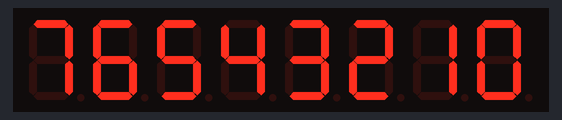
A program run on a simulated ATmega32, built with avr-gcc and emulated at 1 MHz. On the bench: 8-digit seven-segment display. Wiring (inferred from the names in the program): MAX7219 LED driver: CS PB4.

Above: at 0.1 s.
At 16.1 s:
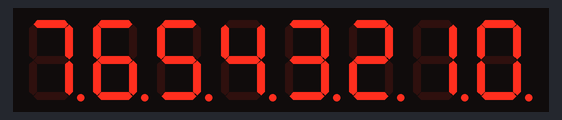
At 25.1 s:
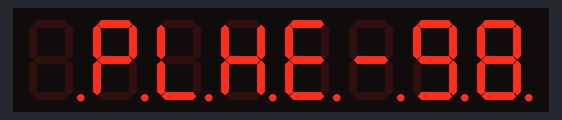
At 33.1 s:
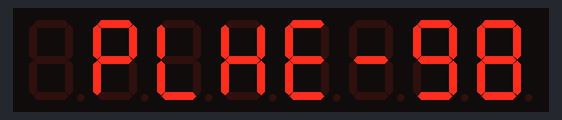

The program:

main.c
```c
/*
 * ATmega32_Driver.c
 *
 * Created: 26/06/2023 12:24:49
 * Author : Ahmed
 */
#define F_CPU 1000000UL

//#define  Master
#include <avr/io.h>
#include "UART.h"
#include "lcd.h"
#include "SPI.h"
#include "max2719.h"

void lab1(void);
void lab2(void);

int main(void){
	//lab1();
	lab2();
	return 0;
    /* Replace with your application code */

}

void lab1(void){
	uint8_t ch;
	SPI_config_t conf;
	conf.enable = SPI_Enable_on;
	DDRA = 0xff;

	#ifdef Master
	conf.master_slave_mode = SPI_Master;
	SPI_init(&conf);

	for (ch = 0 ; ch <= 255; ch++){
		_delay_ms(1000);
		PORTA = SPI_transfer_data(ch);
	}
	#else
	conf.master_slave_mode = SPI_Slave;
	SPI_init(&conf);
	while (1){
		for (ch = 255; ch > 0 ; ch--){
			PORTA = SPI_transfer_data(ch);
		}
	}

	#endif
}

void lab2(void){
	uint8_t counter = 0;
	SPI_config_t conf;
	conf.enable = SPI_Enable_on;
	conf.master_slave_mode = SPI_Master;
	SPI_init(&conf);
	MAX2719_init();

	while(1){
		for (uint8_t index_display = 1; index_display < 9; index_display++){
			MAX2719_display(index_display, counter++);
		}
		_delay_ms(1000);
	}
}
```

lcd.c
```c
/*
 * lcd.c
 *
 * Created: 03/02/2023 15:00:16
 *  Author: Ahmed
 */
#include "lcd.h"


void LCD_KICK(void){
	LCD_CTRL &= ~(1<<Enable_Switch);
	_delay_ms(50);
	LCD_CTRL |= (1<<Enable_Switch);
}

void LCD_INIT(void){
	_delay_ms(20);
	LCD_isBusy();

	DataDir_LCD_CTRL |= ((1<<Enable_Switch) | (1<<RS_Switch) | (1<<RW_Switch));
	LCD_CTRL &= ~((1<<Enable_Switch) | (1<<RS_Switch) | (1<<RW_Switch));

	DataDir_LCD_PORT = 0xff;

	_delay_ms(15);
	LCD_Clear_Screen();

	#ifdef EIGHT_BIT_MODE
	LCD_WRITE_COMMAND(LCD_FUNCTION_8BIT_2LINES);
	#endif


	#ifdef FOUR_BIT_MODE

	LCD_WRITE_COMMAND(0x02);
	LCD_WRITE_COMMAND(LCD_FUNCTION_4BIT_2LINES);
	#endif


	LCD_WRITE_COMMAND(LCD_ENTRY_MODE);
	LCD_WRITE_COMMAND(LCD_BEGIN_AT_FIRST_ROW);
	LCD_WRITE_COMMAND(LCD_DISP_ON_CURSOR_BLINK);
}

void LCD_Clear_Screen(void){
	LCD_WRITE_COMMAND(LCD_CLEAR_SCREEN);
}


void LCD_WRITE_COMMAND(unsigned char command){
	LCD_isBusy();

	#ifdef EIGHT_BIT_MODE
	LCD_PORT = command;
	LCD_CTRL &= ~((1<<RS_Switch) | (1<<RW_Switch));
	LCD_KICK();
	#endif

	#ifdef FOUR_BIT_MODE
	LCD_PORT = (LCD_PORT & 0x0f) | (command & 0xf0);
	LCD_CTRL &= ~((1<<RS_Switch) | (1<<RW_Switch));
	LCD_KICK();

	_delay_ms(100);
	LCD_PORT = (LCD_PORT & 0x0f) | (command << DATA_SHIFT);
	LCD_CTRL &= ~((1<<RS_Switch) | (1<<RW_Switch));
	LCD_KICK();

	#endif
}
void LCD_WRITE_CHAR(unsigned char  character){


	#ifdef EIGHT_BIT_MODE
	LCD_isBusy();
	LCD_CTRL |= (1<<RS_Switch);
	LCD_PORT = ((character) << DATA_SHIFT);
	LCD_CTRL |= (1<<RS_Switch);
	LCD_CTRL &= ~(1<<RW_Switch);
	LCD_KICK();
	#endif

	#ifdef FOUR_BIT_MODE
	LCD_PORT = (LCD_PORT & 0x0f) | (character & 0xf0);
	LCD_CTRL |= (1<<RS_Switch);
	LCD_CTRL &= ~(1<<RW_Switch);
	LCD_KICK();
	LCD_PORT = (LCD_PORT & 0x0f) | (character << DATA_SHIFT);
	LCD_CTRL |= (1<<RS_Switch);
	LCD_CTRL &= ~(1<<RW_Switch);
	LCD_KICK();
	#endif
}

void LCD_Goto_XY(unsigned char line, unsigned char position){

	if (line == 0){
		if ((position >= 0) && (position < 16)){
			LCD_WRITE_COMMAND(LCD_BEGIN_AT_FIRST_ROW + position);
		}
	}else if (line == 1){
		if ((position >= 0) && (position < 16)){
			LCD_WRITE_COMMAND(LCD_BEGIN_AT_SECOND_ROW + position);
		}
	}

}

void LCD_WRITE_STRING(char * string){
	static int count = 0;

	while(*string > 0){
		LCD_WRITE_CHAR(*string++);
		++count;
		if (count == 16){
			LCD_Goto_XY(1,0);
		}else if (count == 32){
			LCD_Clear_Screen();
			LCD_Goto_XY(0,0);
			count = 0;
		}
	}
}

void LCD_isBusy(void){
	//Set the port to receive data on the micro-controller (Data direction as input).
	DataDir_LCD_PORT &= ~(0xff<<DATA_SHIFT);

	LCD_CTRL |= (1 << RW_Switch);	//Read mode
	LCD_CTRL &= ~(1 << RS_Switch);
	LCD_KICK();

	DataDir_LCD_PORT  = 0xff;
	LCD_CTRL &= ~(1 << RW_Switch);

}
```

lcd.h
```c
/*
 * lcd.h
 *
 * Created: 03/02/2023 15:00:28
 *  Author: Ahmed
 */


#ifndef LCD_H_
#define LCD_H_


#include <avr/io.h>
#include <util/delay.h>
#define F_CPU 1000000UL

#define LCD_PORT					PORTA
#define DataDir_LCD_PORT			DDRA

#define LCD_CTRL					PORTB
#define DataDir_LCD_CTRL			DDRB

//LCD Controls
#define RS_Switch				1
#define RW_Switch				2
#define Enable_Switch			3

//LCD Modes
#define EIGHT_BIT_MODE
//#define FOUR_BIT_MODE

#ifdef EIGHT_BIT_MODE
#define DATA_SHIFT 0
#else
#define DATA_SHIFT 4
#endif


//LCD Instructions
#define LCD_FUNCTION_8BIT_2LINES   					(0x38)
#define LCD_FUNCTION_4BIT_2LINES   					(0x28)
#define LCD_MOVE_DISP_RIGHT       					(0x1C)
#define LCD_MOVE_DISP_LEFT   						(0x18)
#define LCD_MOVE_CURSOR_RIGHT   					(0x14)
#define LCD_MOVE_CURSOR_LEFT 	  					(0x10)
#define LCD_DISP_OFF   								(0x08)
#define LCD_DISP_ON_CURSOR   						(0x0E)
#define LCD_DISP_ON_CURSOR_BLINK   					(0x0F)
#define LCD_DISP_ON_BLINK   						(0x0D)
#define LCD_DISP_ON   								(0x0C)
#define LCD_ENTRY_DEC   							(0x04)
#define LCD_ENTRY_DEC_SHIFT   						(0x05)
#define LCD_ENTRY_INC_   							(0x06)
#define LCD_ENTRY_INC_SHIFT   						(0x07)
#define LCD_BEGIN_AT_FIRST_ROW						(0x80)
#define LCD_BEGIN_AT_SECOND_ROW						(0xC0)
#define LCD_CLEAR_SCREEN							(0x01)
#define LCD_ENTRY_MODE								(0x06)

//LCD Functions APIs
void LCD_INIT(void);
void LCD_Clear_Screen(void);
void LCD_WRITE_COMMAND(unsigned char command);
void LCD_WRITE_CHAR(unsigned char  character);
void LCD_Goto_XY(unsigned char line, unsigned char position);
void LCD_WRITE_STRING(char * string);
void LCD_isBusy(void);


#endif /* LCD_H_ */
```

max2719.c
```c
/*
 * max2719.c
 *
 * Created: 02/07/2023 23:13:38
 *  Author: Ahmed
 */

#include "max2719.h"

void execute_comand(uint8_t cmd, uint8_t data){
	//Initializing the packet by pulling ss low
	CLEAR_BIT(MAX2719_PORT,SPI_SS);

	SPI_transfer_data(cmd); // Sending command

	SPI_transfer_data(data);// Sending data

	SET_BIT(MAX2719_PORT,SPI_SS);//Terminating the packet by pulling ss high
}

void MAX2719_init(void){
	//Decode Mode &  displaying 11111111
	execute_comand(MAX2719_DECODE_MODE, 0xFF);
	//Set the scan limit to display all digits (digit 0-7)
	execute_comand(MAX2719_SCAN_LIMT,0x07);
	//Set Intensity
	execute_comand(MAX2719_INTENSITY,0x0F);
	//Turning the display on
	execute_comand(MAX2719_SHUTDOWN,0x01);
}

void MAX2719_clear_display(void){
	for (uint8_t i = 0; i < 8; i++){
		execute_comand(i,0);
	}
}

/**===========================================================================
 * @Fn				-MAX2719_display
 * @brief 			-displays numbers-characters in the screen
 * @param [in] 		-screen_number: which screen to display 1-8
 *					 1 is the left most while 8 is the right most
 * @param [in] 		-data: character to display
 * @retval 			-none
 * Note				-none
 *============================================================================
 */
void MAX2719_display(uint8_t screen_number, uint8_t data){
	execute_comand(screen_number,data);
}
```

max2719.h
```c
/*
 * max2719.h
 *
 * Created: 02/07/2023 23:13:51
 *  Author: Ahmed
 */


#ifndef MAX2719_H_
#define MAX2719_H_

//-*-*-*-*-*-*-*-*-*-*-*-
//Includes:
//-*-*-*-*-*-*-*-*-*-*-*-
#include <stdint.h>
#include <avr/io.h>
#include "SPI.h"

//=================================================================
//-*-*-*-*-*-*-*-*-*-*-*-
//Generic Macros & typdefs:

#define MAX2719_PORT						PORTB

#define MAX2719_NO_OP						0x00
#define MAX2719_D0							0x01
#define MAX2719_D1							0x02
#define MAX2719_D2							0x03
#define MAX2719_D3							0x04
#define MAX2719_D4							0x05
#define MAX2719_D5							0x06
#define MAX2719_D6							0x07
#define MAX2719_D7							0x08
#define MAX2719_DECODE_MODE					0x09
#define MAX2719_INTENSITY					0x0A
#define MAX2719_SCAN_LIMT					0x0B
#define MAX2719_SHUTDOWN					0x0C
#define MAX2719_DISPLAY_TEST				0x0F

//==========================================================================================
//-*-*-*-*-*-*-*-*-*-*-*-
//APIs:
//-*-*-*-*-*-*-*-*-*-*-*-
void MAX2719_init(void);
void MAX2719_clear_display(void);
void MAX2719_display(uint8_t index, uint8_t data);


#endif /* MAX2719_H_ */
```

SPI.h
```c
/*
 * SPI.h
 *
 * Created: 01/07/2023 18:38:22
 *  Author: Ahmed
 */


#ifndef SPI_H_
#define SPI_H_
//-*-*-*-*-*-*-*-*-*-*-*-
//Includes:
//-*-*-*-*-*-*-*-*-*-*-*-
#include <stdint.h>
#include <avr/io.h>
#include "avr/interrupt.h"
#include "../Utilities.h"

//=================================================================
//-*-*-*-*-*-*-*-*-*-*-*-
//Generic Macros & typdefs:
//-*-*-*-*-*-*-*-*-*-*-*-


typedef enum {
	SPI_Slave = 20,
	SPI_Master
}SPI_master_slave_mode;

typedef enum {
	SPI_Fosc4 = 0b00,
	SPI_Fosc16 = 0b01,
	SPI_Fosc64 = 0b10,
	SPI_Fosc128 = 0b11
}SPI_prescalar;

typedef enum {
	SPI_Enable_off = 20,
	SPI_Enable_on
}SPI_enable;

typedef enum {
	SPI_Double_Speed_off = 20,
	SPI_Double_Speed_on
}SPI_double_speed;

typedef enum {
	SPI_Idle_Low = 20,
	SPI_Idle_High
}SPI_operating_level;

typedef enum {
	SPI_Falling = 20,
	SPI_Rising
}SPI_sampling_edge;

typedef enum {
	SPI_Interrupt_off = 20,
	SPI_Interrupt_on
}SPI_interrupt;

typedef enum {
	SPI_MSB_First = 20,
	SPI_LSB_First
}SPI_data_order;


typedef struct{
	SPI_master_slave_mode		master_slave_mode;
	SPI_prescalar				prescalar;
	SPI_enable					enable;
	SPI_double_speed			double_speed;
	SPI_operating_level			operating_level;
	SPI_sampling_edge			smapling_edge;
	SPI_interrupt				interrupt;
	void (*ptr_SPI) (void);
	SPI_data_order				data_order;
}SPI_config_t;

#define SPI_DDR			DDRB
#define SPI_PORT		PORTB
#define SPI_MOSI		PB5
#define SPI_MISO		PB6
#define SPI_SCK			PB7
#define SPI_SS			PB4


//==========================================================================================
//-*-*-*-*-*-*-*-*-*-*-*-
//APIs:
//-*-*-*-*-*-*-*-*-*-*-*-
void SPI_init(SPI_config_t * spi);
uint8_t SPI_transfer_data(uint8_t data);


#endif /* SPI_H_ */
```

UART.h
```c
/*
 * USART.h
 *
 * Created: 18/06/2023 14:47:56
 *  Author: Ahmed
 */


#ifndef UART_H_
#define UART_H_

//-*-*-*-*-*-*-*-*-*-*-*-
//Includes:
//-*-*-*-*-*-*-*-*-*-*-*-
#include <stdint.h>
#include <avr/io.h>
#include "avr/interrupt.h"

#include <util/delay.h>
#include "../Utilities.h"

//=========================================================================
//-*-*-*-*-*-*-*-*-*-*-*-
//Generic Macros:
//-*-*-*-*-*-*-*-*-*-*-*-
#define STOP_SYMBOL	 '#'


//=========================================================================
//-*-*-*-*-*-*-*-*-*-*-*-
//APIs:
//-*-*-*-*-*-*-*-*-*-*-*-
void UART_Init(void);

void UART_Send(uint8_t data);

uint8_t UART_Recive(void);

void UART_Send_Number(uint32_t num);

uint32_t UART_Recive_Number(void);

void UART_Send_String(char* str);

void UART_Recive_String(char* str);

uint8_t UART_Recive_Peridic(uint8_t * data);

void UART_Send_NoBlock(uint8_t data);

uint8_t UART_Recive_NoBlock(void);

void UART_RX_Interrupt_Enable(void);

void UART_RX_Interrupt_Disable(void);

void UART_TX_Interrupt_Enable(void);

void UART_TX_Interrupt_Disable(void);

#endif /* UART_H_ */
```

Utilities.h
```c
/*
 * Utilities.h
 *
 * Created: 18/06/2023 14:50:00
 *  Author: Ahmed
 */


#ifndef UTILITIES_H_
#define UTILITIES_H_

#define CLEAR_BIT(reg,bit)		(reg &= ~(1<<bit))
#define SET_BIT(reg,bit)		(reg |= (1<<bit))
#define TOGGLE_BIT(reg,bit)		(reg ^= (1<<bit))
#define READ_BIT(reg,bit)		((reg>>bit)&1)

#endif /* UTILITIES_H_ */
```

SPI.c
```c
/*
 * SPI.c
 *
 * Created: 01/07/2023 18:37:49
 *  Author: Ahmed
 */
#include "SPI.h"
static void (*SPI_ISR)(void);

void SPI_init(SPI_config_t * spi){

	//Enabling interrupt and assigning callback function
	if (spi->interrupt == SPI_Interrupt_on){
		SET_BIT(SPCR,SPIE);
		SPI_ISR = spi->ptr_SPI;
	} else if (spi->interrupt == SPI_Interrupt_off) {
		CLEAR_BIT(SPCR,SPIE);
	}

	//Data order
	if (spi->data_order == SPI_LSB_First){
		SET_BIT(SPCR,DORD);
	} else if (spi->data_order == SPI_MSB_First){
		CLEAR_BIT(SPCR,DORD);
	}

	//Master & Slave setup
	if (spi->master_slave_mode == SPI_Master){
		SET_BIT(SPCR,MSTR);
		//Set MOSI, SCK, SS as outputs
		SPI_DDR |= (1 << SPI_MOSI) | (1 << SPI_SCK) | (1 << SPI_SS);
		//Set MISO as input
		SPI_DDR &= ~(1 << SPI_MISO);

		//Pre-scalar
		SPCR = SPCR | (spi->prescalar);

		//Double speed
		if (spi->double_speed == SPI_Double_Speed_on){
			SET_BIT(SPCR,SPI2X);
		} else if (spi->double_speed == SPI_Double_Speed_off){
			CLEAR_BIT(SPCR,SPI2X);
		}

	} else if (spi->master_slave_mode == SPI_Slave){
		CLEAR_BIT(SPCR,MSTR);
		//Set MISO as output
		SPI_DDR |=	(1 << SPI_MISO);
		//Set SS, SCK, and MOSI as inputs
		SPI_DDR &= ~((1 << SPI_MOSI) | (1 << SPI_SS) | (1 << SPI_SCK));
	}

	//Clock polarity
	if (spi->operating_level == SPI_Idle_Low){
		SET_BIT(SPCR,CPOL);
	} else if (spi->operating_level == SPI_Idle_High){
		CLEAR_BIT(SPCR,CPOL);
	}

	//Clock phase
	if (spi->smapling_edge == SPI_Rising){
		SET_BIT(SPCR,CPHA);
	} else if (spi->smapling_edge == SPI_Falling){
		CLEAR_BIT(SPCR,CPHA);
	}

	if (spi->enable == SPI_Enable_on){
		SET_BIT(SPCR,SPE);
	} else if (spi->enable == SPI_Enable_off){
		CLEAR_BIT(SPCR,SPE);
	}

}

uint8_t SPI_transfer_data(uint8_t data){
	SPDR = data;
	//Waiting for data to complete transfers
	while(!(SPSR & (1 << SPIF)));
	return SPDR;
}

/*
if (){
	SET_BIT(SPCR,);
} else if (){
	CLEAR_BIT(SPCR,);
}

*/
```

UART.c
```c
/*
 * USART.c
 *
 * Created: 18/06/2023 14:48:15
 *  Author: Ahmed
 */
#include "UART.h"

static uint8_t* Tx_str;
static uint8_t send_flag = 1;
static uint8_t* Rx_str;
static uint8_t recive_flag = 1;


void UART_Init(void){


	//Setting baud rate
	UBRRL = 51;
	CLEAR_BIT(UCSRA,U2X); //Normal mode


	//Enabling the UART
	SET_BIT(UCSRB,TXEN);
	SET_BIT(UCSRB,RXEN);

}

void UART_Send(uint8_t data){

	while(!READ_BIT(UCSRA,UDRE));//Busy wait
	UDR = data;
}

uint8_t UART_Recive(void){
	while(!READ_BIT(UCSRA,RXC));//Busy wait
	return UDR;
}

void UART_Send_Number(uint32_t num){
	uint8_t * pNum = &num;

	UART_Send(pNum[0]);
	UART_Send(pNum[1]);
	UART_Send(pNum[2]);
	UART_Send(pNum[3]);
}

uint32_t UART_Recive_Number(void){
	uint32_t num;
	uint8_t * pNum = &num;

	pNum[0] = UART_Recive();
	pNum[1] = UART_Recive();
	pNum[2] = UART_Recive();
	pNum[3] = UART_Recive();

	return num;
}

void UART_Send_String(char* str){
	uint32_t i = 0;
	while(str[i] != '\0'){
		while(!READ_BIT(UCSRA,UDRE));//Busy wait
		UDR = str[i];
		i++;
	}
	while(!READ_BIT(UCSRA,UDRE));//Busy wait
	UDR = STOP_SYMBOL;
}

void UART_Recive_String(char* str){
	uint32_t i = 0;

	while(1){
		while(!READ_BIT(UCSRA,RXC));//Busy wait
		str[i] = UDR;

		if (str[i] == STOP_SYMBOL){
			str[i] == '\0';
			break;
		}else{
			i++;
		}
	}


}

uint8_t UART_Recive_Peridic(uint8_t * data){

	if (READ_BIT(UCSRA,RXC)){
		*data = UDR;
		return 1;
	}
	return 0;
}

void UART_Send_NoBlock(uint8_t data){
	UDR = data;
}

uint8_t UART_Recive_NoBlock(void){
	return UDR;
}

void UART_RX_Interrupt_Enable(void){
	SET_BIT(UCSRB,RXCIE);
}

void UART_RX_Interrupt_Disable(void){
	CLEAR_BIT(UCSRB,RXCIE);
}

void UART_TX_Interrupt_Enable(void){
	SET_BIT(UCSRB,TXCIE);
}

void UART_TX_Interrupt_Disable(void){
	CLEAR_BIT(UCSRB,TXCIE);
}

void UART_Send_StringAsch(uint8_t * str){
	if (send_flag == 1){
		UART_TX_Interrupt_Enable();
		UART_Send_NoBlock(str[0]);
		Tx_str = str;
		send_flag = 0;
	}

}

void UART_Recive_StringAsch(uint8_t * str){
	if (recive_flag == 1){
		UART_RX_Interrupt_Enable();
		Rx_str = str;
		recive_flag = 0;
	}

}


ISR(UART_TXC_vect)	{
	/*Here the i is one cause when it was called originally in
	UART_Send_StringAsch we already sent the first character*/
	static uint8_t i =  1;
	if (Tx_str[i] != STOP_SYMBOL){
		UART_Send_NoBlock(Tx_str[i]);
		i++;
	} else{
		i = 1;
		send_flag = 1;
	}
}

ISR(UART_RXC_vect)	{
	/*Here the i is one cause when it was called originally in
	UART_Send_StringAsch we already sent the first character*/
	static uint8_t i =  0;
	Rx_str[i] = UART_Recive_NoBlock();

	if (Rx_str[i] == STOP_SYMBOL){
		Rx_str[i] = '\0';
		i = 0;
		recive_flag = 1;
	}else{
		i++;
	}

}
```

Measured:
- by itself, everything shown: repeats every 32.0 s, in 32 steps
- what the display in image 1 shows lasts 1.0 s, from 16.0 s to 17.0 s
